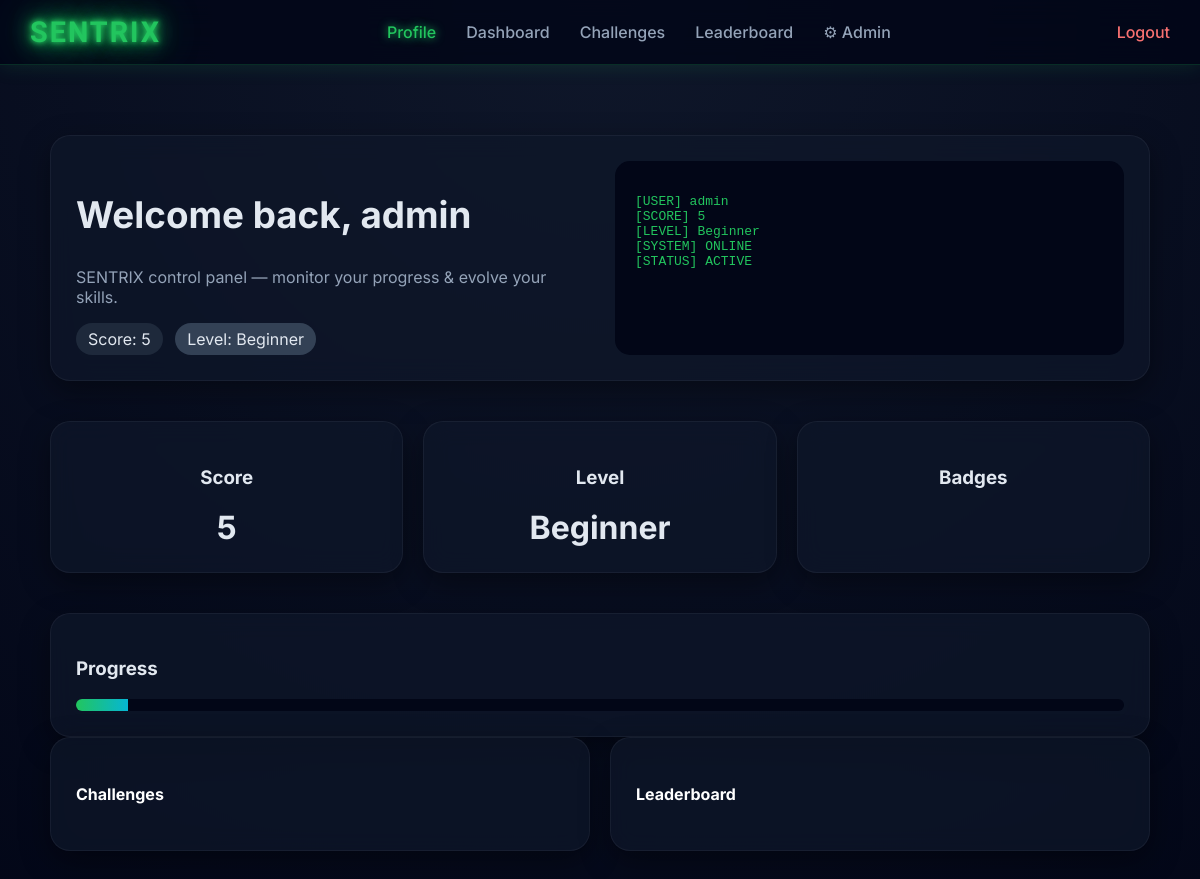
/public/profile.php (signed in), run on the app's committed database.
### tables this page shows
CREATE TABLE `users` (
  `id` int(11) NOT NULL,
  `username` varchar(50) DEFAULT NULL,
  `password` varchar(255) DEFAULT NULL,
  `score` int(11) DEFAULT 0,
  `created_at` timestamp NOT NULL DEFAULT current_timestamp(),
  `role` varchar(20) DEFAULT 'user'
);

### public/profile.php (the view, shortened to what this page needs)
<?php
$db = new Database();
$conn = $db->connect();
$stmt = $conn->prepare("SELECT username, score FROM users WHERE id = ?");
$stmt->execute([$_SESSION['user']['id']]);
$user = $stmt->fetch(PDO::FETCH_ASSOC);
$score = $user['score'];
if ($score < 20) $level = "Beginner";
elseif ($score < 50) $level = "Intermediate";
else $level = "Advanced";
require_once __DIR__ . '/../views/header.php';
?>
<main class="ix-container">
  <section class="ix-hero ix-card">
    <div class="ix-hero-grid">
      <div>
        <h1 class="ix-title">
          Welcome back, <?= htmlspecialchars($user['username']) ?>
        </h1>
        <p class="ix-muted">
          SENTRIX control panel — monitor your progress & evolve your skills.
        </p>
        <div class="ix-pills">
          <span class="ix-pill">Score: <?= $score ?></span>
          <span class="ix-pill ix-pill-muted">Level: <?= $level ?></span>
        </div>
      </div>
      <div class="ix-terminal">
<pre>[USER] <?= $user['username'] ?>
[SCORE] <?= $score ?>
[LEVEL] <?= $level ?>
[SYSTEM] ONLINE
[STATUS] ACTIVE</pre>
      </div>
    </div>
  </section>
  <section class="ix-grid">
    <div class="ix-card ix-center">
      <h3>Score</h3>
      <div class="ix-big"><?= $score ?></div>
    </div>
    <div class="ix-card ix-center">
      <h3>Level</h3>
      <div class="ix-big"><?= $level ?></div>
    </div>
    <div class="ix-card ix-center">
      <h3>Badges</h3>
    </div>
  </section>
  <section class="ix-card">
    <h3>Progress</h3>
    <div class="ix-progress">
      <div class="ix-progress-bar" style="width: <?= min(110, $score) ?>%;"></div>
    </div>
  </section>
  <section class="ix-grid">
    <a href="challenges.php" class="ix-link">
      <div class="ix-card">
        <h4>Challenges</h4>
      </div>
    </a>
    <a href="leaderboard.php" class="ix-link">
      <div class="ix-card">
        <h4>Leaderboard</h4>
      </div>
    </a>
  </section>
</main>
<?php require_once __DIR__ . '/../views/footer.php'; ?>

### css/style.css (style rules this page uses)
body { margin: 0; font-family: 'Inter', sans-serif; background: radial-gradient(circle at top, #0f172a, #020617); color: #e2e8f0; overflow-x: hidden; }
.ix-container { max-width: 1200px; margin: auto; padding: 40px 20px; }
.ix-card { background: rgba(15, 23, 42, 0.7); border: 1px solid rgba(255,255,255,0.05); backdrop-filter: blur(12px); border-radius: 20px; padding: 25px; box-shadow: 0 10px 30px rgba(0,0,0,0.4); transition: 0.3s; }
.ix-hero { margin-bottom: 40px; }
.ix-hero-grid { display: grid; grid-template-columns: 1fr 1fr; gap: 30px; }
.ix-title { font-size: 2.3rem; font-weight: 700; }
.ix-muted { color: #94a3b8; }
.ix-pill { display: inline-block; padding: 6px 12px; border-radius: 999px; background: #1e293b; margin-right: 8px; }
.ix-pill-muted { background: #334155; }
.ix-terminal { background: #020617; border-radius: 15px; padding: 20px; font-family: monospace; color: #22c55e; }
.ix-grid { display: grid; grid-template-columns: repeat(auto-fit, minmax(250px, 1fr)); gap: 20px; margin-bottom: 40px; }
.ix-center { text-align: center; }
.ix-big { font-size: 2rem; font-weight: bold; }
.ix-progress { height: 12px; background: #020617; border-radius: 10px; overflow: hidden; }
.ix-progress-bar { height: 100%; background: linear-gradient(90deg,#22c55e,#06b6d4); }
.ix-link { text-decoration: none; color: white; }

### data on the page
users: username "admin", score "5", score "Beginner"
